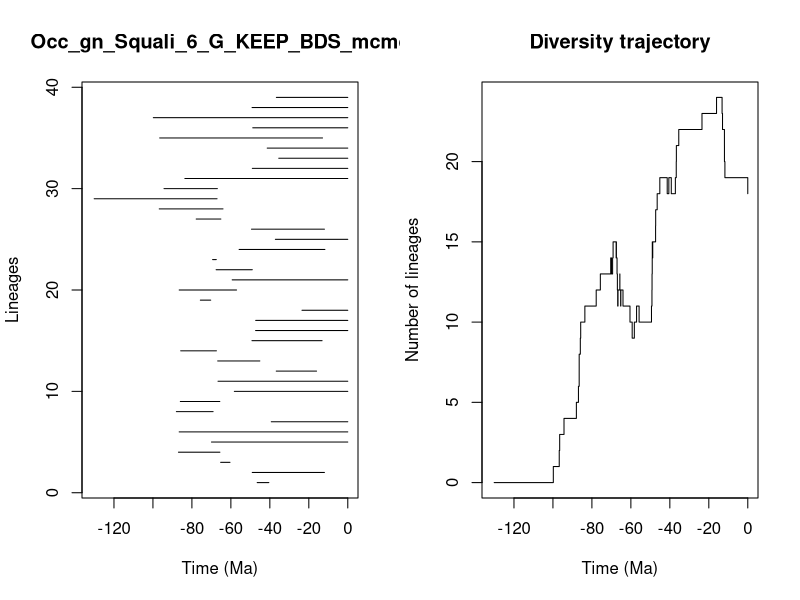

Reproduce this figure in R.


pdf(file='../Results/Genus/5_MA_bins_EP_FT/pyrate_mcmc_logs/Occ_gn_Squali_6_G_KEEP_BDS_mcmc_LTT.pdf',width=0.6*20, height=0.6*10)
title = "Occ_gn_Squali_6_G_KEEP_BDS_mcmc"
ts=c(46.497769419575796, 49.038175672251356,65.24803553508748,86.90602199067212,69.95409611490949,86.53236276746325,39.258674573323674,87.96865215976956,85.94546775391123,58.22095820284188,66.59522080172066,36.71020518337281,66.7666053222613,85.75102003905714,49.18194320537488,47.31427242549768,47.26734018927504,23.504503834006766,75.67030458271284,86.52757164933638,59.329340541240555,67.56455596785815,69.37668446328716,55.7753162529217,37.166104790126866,49.4234284783818,77.79265581517666,96.76347491671608,130.15887031829388,94.31917104065529,83.61213012268531,48.994487526332534,35.41816595281721,41.34906750727895,96.53713012063498,48.77219305283137,99.80344738459893,49.13204652819588,36.64928594308518)
te=c(40.51392871584818, 11.97199881788071,60.45512792364924,65.63495968717038,0.0,0.0,0.0,69.12371994705136,65.67441407867553,0.0,0.0,16.031488121108364,45.14290291923637,67.42344601663049,13.187779963280994,0.0,0.0,0.0,70.34436084465058,57.075452331769405,0.0,49.00500291468529,67.48956469906776,11.738876437366143,0.0,11.98205814073418,65.14331408841186,64.04080873198352,67.09474831059235,66.92733755880003,0.0,0.0,0.0,0.0,12.963697566891494,0.0,0.0,0.0,0.0)
div_traj=c(0, 1,2,3,4,5,6,7,8,9,10,11,12,13,14,13,14,15,14,15,14,13,12,11,12,13,12,11,12,11,10,9,10,11,10,11,12,13,14,15,14,15,16,17,18,19,18,19,18,19,20,21,22,23,24,23,22,21,20,19,18)
time_events=c(130.15887031829388, 99.80344738459893,96.76347491671608,96.53713012063498,94.31917104065529,87.96865215976956,86.90602199067212,86.53236276746325,86.52757164933638,85.94546775391123,85.75102003905714,83.61213012268531,77.79265581517666,75.67030458271284,70.34436084465058,69.95409611490949,69.37668446328716,69.12371994705136,67.56455596785815,67.48956469906776,67.42344601663049,67.09474831059235,66.92733755880003,66.7666053222613,66.59522080172066,65.67441407867553,65.63495968717038,65.24803553508748,65.14331408841186,64.04080873198352,60.45512792364924,59.329340541240555,58.22095820284188,57.075452331769405,55.7753162529217,49.4234284783818,49.18194320537488,49.13204652819588,49.038175672251356,49.00500291468529,48.994487526332534,48.77219305283137,47.31427242549768,47.26734018927504,46.497769419575796,45.14290291923637,41.34906750727895,40.51392871584818,39.258674573323674,37.166104790126866,36.71020518337281,36.64928594308518,35.41816595281721,23.504503834006766,16.031488121108364,13.187779963280994,12.963697566891494,11.98205814073418,11.97199881788071,11.738876437366143,0.0)
                par(mfrow=c(1,2))
                L = length(ts)
                plot(ts, 1:L , xlim=c(-max(ts)-1,0), pch=20, type="n", main=title,xlab="Time (Ma)",ylab="Lineages")
                for (i in 1:L){segments(x0=-te[i],y0=i,x1=-ts[i],y1=i)}    
                t = -time_events
                plot(div_traj ~ t,type="s", main = "Diversity trajectory",xlab="Time (Ma)",ylab="Number of lineages",xlim=c(-max(ts)-1,0))
                abline(v=c(65,200,251,367,445),lty=2,col="gray")
                
